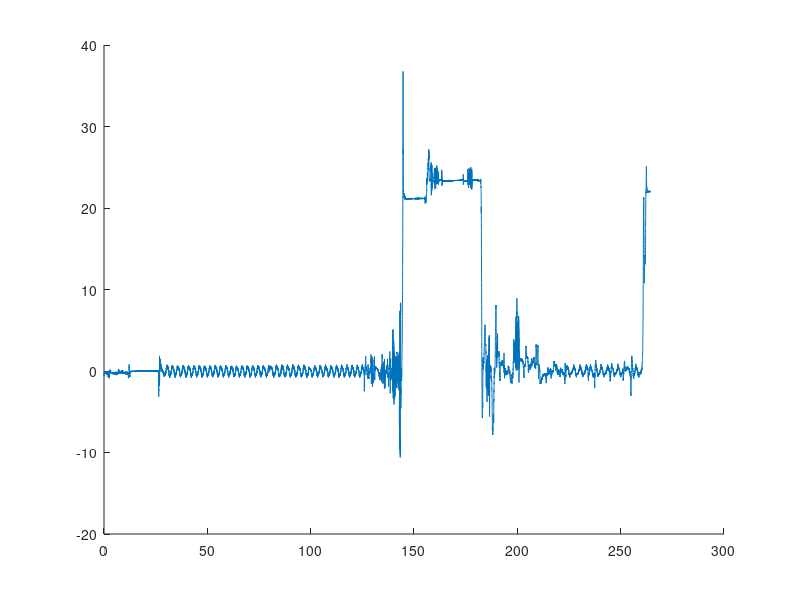

This figure's MATLAB source: (Note: this script raises an error after producing the figure.)
plot_dir = '../plots/Real_time/';
%% Plotting Default setpoint
close all;
load('sim_1_ALL_5_30.mat')
QR = 'Default';
set_pos = [80.125,99.11];
label = {'x_d','x_0'};
up_y = 0.5; down_y = -1; minx =75; maxx = 105; % axis definition
fig_ctrl = figure('units','normalized','outerposition',[0 0 1 1]);
hold on
plot(meas_ctrl.time,meas_ctrl.signals.values)
xline(set_pos,'-',label)
xlim([minx maxx]);
title(strcat(QR,', 15° set point, Real-time Output of Control signal u = -K*(x-x_d)'),'FontSize',25);
legend('$u_{control}$','Interpreter','latex');
xlabel('time [s]');ylabel('Voltage [V]');
saveas(fig_ctrl, strcat(plot_dir,'QR2_setpoint_control.png'));
fig_states = figure('units','normalized','outerposition',[0 0 1 1]);
subplot(4,1,1);hold on;
plot(meas_states.time, meas_states.signals.values(:,1));
xline(set_pos,'-',label);
title('Real-time Output of $\theta$ (equal to the state)','Interpreter','latex','FontSize',15)
xlim([minx maxx]);xlabel('time [s]');ylabel('angle [rad]');
subplot(4,1,2);hold on;
xline(set_pos,'-',label);
plot(meas_states.time, meas_states.signals.values(:,2));
title('Real-time Output of $\alpha$ (equal to the state)','Interpreter','latex','FontSize',15)
xlim([minx maxx]);xlabel('time [s]');ylabel('angle [rad]');
subplot(4,1,3);hold on;
xline(set_pos,'-',label);
plot(meas_states.time, meas_states.signals.values(:,3))
title('Real-time Output of $\dot{\theta}$ (equal to the state)','Interpreter','latex','FontSize',15)
xlim([minx maxx]);xlabel('time [s]');ylabel('angular velocity [rad/s]');
subplot(4,1,4);hold on;
xline(set_pos,'-',label);
plot(meas_states.time, meas_states.signals.values(:,4))
title('Real-time Output of $\dot{\alpha}$ (equal to the state)','Interpreter','latex','FontSize',15)
xlim([minx maxx]);xlabel('time [s]');ylabel('angular velocity [rad/s]');
sgtitle(strcat(QR,', 15° set point, Real-time Output of the estimated state'),'FontSize',25);
saveas(fig_states, strcat(plot_dir,'QR2_setpoint_states.png'));
%% Default Disturbance
close all;
load('sim_1_ALL_5_30.mat')
label = {'Dist','Dist','Dist','Dist'};
QR = 'Default';
set_pos =[237.355,244.875,251.19,254.9];
up_y = 0.5; down_y = -1; minx =230; maxx =260; % axis definition
fig_ctrl = figure('units','normalized','outerposition',[0 0 1 1]);
hold on
plot(meas_ctrl.time,meas_ctrl.signals.values)
xline(set_pos,'-',label)
xlim([minx maxx]);
title(strcat(QR,', Disturbance rejection, Real-time Output of Control signal u = -K*(x-x_d)'),'FontSize',25);
legend('$u_{control}$','Interpreter','latex');
xlabel('time [s]');ylabel('Voltage [V]');
saveas(fig_ctrl, strcat(plot_dir,'QR2_disturbance_control.png'));
fig_states = figure('units','normalized','outerposition',[0 0 1 1]);
subplot(4,1,1);hold on;
plot(meas_states.time, meas_states.signals.values(:,1));
xline(set_pos,'-',label);
title('Real-time Output of $\theta$ (equal to the state)','Interpreter','latex','FontSize',15)
xlim([minx maxx]);xlabel('time [s]');ylabel('angle [rad]');
subplot(4,1,2);hold on;
xline(set_pos,'-',label);
plot(meas_states.time, meas_states.signals.values(:,2));
title('Real-time Output of $\alpha$ (equal to the state)','Interpreter','latex','FontSize',15)
xlim([minx maxx]);xlabel('time [s]');ylabel('angle [rad]');
subplot(4,1,3);hold on;
xline(set_pos,'-',label);
plot(meas_states.time, meas_states.signals.values(:,3))
title('Real-time Output of $\dot{\theta}$ (equal to the state)','Interpreter','latex','FontSize',15)
xlim([minx maxx]);xlabel('time [s]');ylabel('angular velocity [rad/s]');
subplot(4,1,4);hold on;
xline(set_pos,'-',label);
plot(meas_states.time, meas_states.signals.values(:,4))
title('Real-time Output of $\dot{\alpha}$ (equal to the state)','Interpreter','latex','FontSize',15)
xlim([minx maxx]);xlabel('time [s]');ylabel('angular velocity [rad/s]');
sgtitle(strcat(QR,', Disturbance rejection, Real-time Output of the estimated state'),'FontSize',25);
saveas(fig_states, strcat(plot_dir,'QR2_disturbance_states.png'));
%% Plotting QR1 setpoint
close all;
load('sim_2_ALL_5_30.mat')
QR = 'QR1';
set_pos = [30.345,49.25];
label = {'x_d','x_0'};
up_y = 0.5; down_y = -1; minx =25; maxx = 55; % axis definition
fig_ctrl = figure('units','normalized','outerposition',[0 0 1 1]);
hold on
plot(meas_ctrl.time,meas_ctrl.signals.values)
xline(set_pos,'-',label)
xlim([minx maxx]);
title(strcat(QR,', 15° set point, Real-time Output of Control signal u = -K*(x-x_d)'),'FontSize',25);
legend('$u_{control}$','Interpreter','latex');
xlabel('time [s]');ylabel('Voltage [V]');
saveas(fig_ctrl, strcat(plot_dir,'QR2_setpoint_control.png'));
fig_states = figure('units','normalized','outerposition',[0 0 1 1]);
subplot(4,1,1);hold on;
plot(meas_states.time, meas_states.signals.values(:,1));
xline(set_pos,'-',label);
title('Real-time Output of $\theta$ (equal to the state)','Interpreter','latex','FontSize',15)
xlim([minx maxx]);xlabel('time [s]');ylabel('angle [rad]');
subplot(4,1,2);hold on;
xline(set_pos,'-',label);
plot(meas_states.time, meas_states.signals.values(:,2));
title('Real-time Output of $\alpha$ (equal to the state)','Interpreter','latex','FontSize',15)
xlim([minx maxx]);xlabel('time [s]');ylabel('angle [rad]');
subplot(4,1,3);hold on;
xline(set_pos,'-',label);
plot(meas_states.time, meas_states.signals.values(:,3))
title('Real-time Output of $\dot{\theta}$ (equal to the state)','Interpreter','latex','FontSize',15)
xlim([minx maxx]);xlabel('time [s]');ylabel('angular velocity [rad/s]');
subplot(4,1,4);hold on;
xline(set_pos,'-',label);
plot(meas_states.time, meas_states.signals.values(:,4))
title('Real-time Output of $\dot{\alpha}$ (equal to the state)','Interpreter','latex','FontSize',15)
xlim([minx maxx]);xlabel('time [s]');ylabel('angular velocity [rad/s]');
sgtitle(strcat(QR,', 15° set point, Real-time Output of the estimated state'),'FontSize',25);
saveas(fig_states, strcat(plot_dir,'QR2_setpoint_states.png'));
%% Plotting QR1 Disturbance
close all;
load('sim_2_ALL_5_30.mat')
label = {'Dist','Dist','Dist','Dist'};
QR = 'QR1';
set_pos =[82.86,86,92.99,97.15];
up_y = 0.5; down_y = -1; minx =70; maxx =100; % axis definition
fig_ctrl = figure('units','normalized','outerposition',[0 0 1 1]);
hold on
plot(meas_ctrl.time,meas_ctrl.signals.values)
xline(set_pos,'-',label)
xlim([minx maxx]);
title(strcat(QR,', Disturbance rejection, Real-time Output of Control signal u = -K*(x-x_d)'),'FontSize',25);
legend('$u_{control}$','Interpreter','latex');
xlabel('time [s]');ylabel('Voltage [V]');
saveas(fig_ctrl, strcat(plot_dir,'QR2_disturbance_control.png'));
fig_states = figure('units','normalized','outerposition',[0 0 1 1]);
subplot(4,1,1);hold on;
plot(meas_states.time, meas_states.signals.values(:,1));
xline(set_pos,'-',label);
title('Real-time Output of $\theta$ (equal to the state)','Interpreter','latex','FontSize',15)
xlim([minx maxx]);xlabel('time [s]');ylabel('angle [rad]');
subplot(4,1,2);hold on;
xline(set_pos,'-',label);
plot(meas_states.time, meas_states.signals.values(:,2));
title('Real-time Output of $\alpha$ (equal to the state)','Interpreter','latex','FontSize',15)
xlim([minx maxx]);xlabel('time [s]');ylabel('angle [rad]');
subplot(4,1,3);hold on;
xline(set_pos,'-',label);
plot(meas_states.time, meas_states.signals.values(:,3))
title('Real-time Output of $\dot{\theta}$ (equal to the state)','Interpreter','latex','FontSize',15)
xlim([minx maxx]);xlabel('time [s]');ylabel('angular velocity [rad/s]');
subplot(4,1,4);hold on;
xline(set_pos,'-',label);
plot(meas_states.time, meas_states.signals.values(:,4))
title('Real-time Output of $\dot{\alpha}$ (equal to the state)','Interpreter','latex','FontSize',15)
xlim([minx maxx]);xlabel('time [s]');ylabel('angular velocity [rad/s]');
sgtitle(strcat(QR,', Disturbance rejection, Real-time Output of the estimated state'),'FontSize',25);
saveas(fig_states, strcat(plot_dir,'QR2_disturbance_states.png'));
%% Plotting QR2 setpoint
close all;
load('sim_3_setpoint.mat')
QR = 'QR2';
set_pos = 32;
label = {'x_d'};
up_y = 0.5; down_y = -1; minx =20; maxx = 50; % axis definition
fig_ctrl = figure('units','normalized','outerposition',[0 0 1 1]);
hold on
plot(meas_ctrl.time,meas_ctrl.signals.values)
xline(set_pos,'-',label)
xlim([minx maxx]);
title(strcat(QR,', 15° set point, Real-time Output of Control signal u = -K*(x-x_d)'),'FontSize',25);
legend('$u_{control}$','Interpreter','latex');
xlabel('time [s]');ylabel('Voltage [V]');
saveas(fig_ctrl, strcat(plot_dir,'QR2_setpoint_control.png'));
fig_states = figure('units','normalized','outerposition',[0 0 1 1]);
subplot(4,1,1);hold on;
plot(meas_states.time, meas_states.signals.values(:,1));
xline(set_pos,'-',label);
title('Real-time Output of $\theta$ (equal to the state)','Interpreter','latex','FontSize',15)
xlim([minx maxx]);xlabel('time [s]');ylabel('angle [rad]');
subplot(4,1,2);hold on;
xline(set_pos,'-',label);
plot(meas_states.time, meas_states.signals.values(:,2));
title('Real-time Output of $\alpha$ (equal to the state)','Interpreter','latex','FontSize',15)
xlim([minx maxx]);xlabel('time [s]');ylabel('angle [rad]');
subplot(4,1,3);hold on;
xline(set_pos,'-',label);
plot(meas_states.time, meas_states.signals.values(:,3))
title('Real-time Output of $\dot{\theta}$ (equal to the state)','Interpreter','latex','FontSize',15)
xlim([minx maxx]);xlabel('time [s]');ylabel('angular velocity [rad/s]');
subplot(4,1,4);hold on;
xline(set_pos,'-',label);
plot(meas_states.time, meas_states.signals.values(:,4))
title('Real-time Output of $\dot{\alpha}$ (equal to the state)','Interpreter','latex','FontSize',15)
xlim([minx maxx]);xlabel('time [s]');ylabel('angular velocity [rad/s]');
sgtitle(strcat(QR,', 15° set point, Real-time Output of the estimated state'),'FontSize',25);
saveas(fig_states, strcat(plot_dir,'QR2_setpoint_states.png'));
%% Plotting QR2 Disturbance
close all;
load('sim_3_disturbance.mat')
label = {'Dist'};
QR = 'QR2';
set_pos =74.495;
up_y = 0.5; down_y = -1; minx =60; maxx =90; % axis definition
fig_ctrl = figure('units','normalized','outerposition',[0 0 1 1]);
hold on
plot(meas_ctrl.time,meas_ctrl.signals.values)
xline(set_pos,'-',label)
xlim([minx maxx]);
title(strcat(QR,', Disturbance rejection, Real-time Output of Control signal u = -K*(x-x_d)'),'FontSize',25);
legend('$u_{control}$','Interpreter','latex');
xlabel('time [s]');ylabel('Voltage [V]');
saveas(fig_ctrl, strcat(plot_dir,'QR2_disturbance_control.png'));
fig_states = figure('units','normalized','outerposition',[0 0 1 1]);
subplot(4,1,1);hold on;
plot(meas_states.time, meas_states.signals.values(:,1));
xline(set_pos,'-',label);
title('Real-time Output of $\theta$ (equal to the state)','Interpreter','latex','FontSize',15)
xlim([minx maxx]);xlabel('time [s]');ylabel('angle [rad]');
subplot(4,1,2);hold on;
xline(set_pos,'-',label);
plot(meas_states.time, meas_states.signals.values(:,2));
title('Real-time Output of $\alpha$ (equal to the state)','Interpreter','latex','FontSize',15)
xlim([minx maxx]);xlabel('time [s]');ylabel('angle [rad]');
subplot(4,1,3);hold on;
xline(set_pos,'-',label);
plot(meas_states.time, meas_states.signals.values(:,3))
title('Real-time Output of $\dot{\theta}$ (equal to the state)','Interpreter','latex','FontSize',15)
xlim([minx maxx]);xlabel('time [s]');ylabel('angular velocity [rad/s]');
subplot(4,1,4);hold on;
xline(set_pos,'-',label);
plot(meas_states.time, meas_states.signals.values(:,4))
title('Real-time Output of $\dot{\alpha}$ (equal to the state)','Interpreter','latex','FontSize',15)
xlim([minx maxx]);xlabel('time [s]');ylabel('angular velocity [rad/s]');
sgtitle(strcat(QR,', Disturbance rejection, Real-time Output of the estimated state'),'FontSize',25);
saveas(fig_states, strcat(plot_dir,'QR2_disturbance_states.png'));
%% Plotting QR4 setpoint
close all;
load('sim_5_setpoint.mat')
label = {'x_d','x_0','x_d'};
set_pos1 = 14.365;
set_pos2 = 19.485;
set_pos3 = 24.335;
QR = 'QR4';
set_pos = [set_pos1,set_pos2,set_pos3];
up_y = 0.5; down_y = -1; minx =10; maxx = 40; % axis definition
fig_ctrl = figure('units','normalized','outerposition',[0 0 1 1]);
hold on
plot(meas_ctrl.time,meas_ctrl.signals.values)
xline(set_pos,'-',label)
xlim([minx maxx]);
title(strcat(QR,', 15° set point, Real-time Output of Control signal u = -K*(x-x_d)'),'FontSize',25);
legend('$u_{control}$','Interpreter','latex');
xlabel('time [s]');ylabel('Voltage [V]');
saveas(fig_ctrl, strcat(plot_dir,'QR4_setpoint_control.png'));
fig_states = figure('units','normalized','outerposition',[0 0 1 1]);
subplot(4,1,1);hold on;
plot(meas_states.time, meas_states.signals.values(:,1));
xline(set_pos,'-',label);
title('Real-time Output of $\theta$ (equal to the state)','Interpreter','latex','FontSize',15)
xlim([minx maxx]);xlabel('time [s]');ylabel('angle [rad]');
subplot(4,1,2);hold on;
xline(set_pos,'-',label);
plot(meas_states.time, meas_states.signals.values(:,2));
title('Real-time Output of $\alpha$ (equal to the state)','Interpreter','latex','FontSize',15)
xlim([minx maxx]);xlabel('time [s]');ylabel('angle [rad]');
subplot(4,1,3);hold on;
xline(set_pos,'-',label);
plot(meas_states.time, meas_states.signals.values(:,3))
title('Real-time Output of $\dot{\theta}$ (equal to the state)','Interpreter','latex','FontSize',15)
xlim([minx maxx]);xlabel('time [s]');ylabel('angular velocity [rad/s]');
subplot(4,1,4);hold on;
xline(set_pos,'-',label);
plot(meas_states.time, meas_states.signals.values(:,4))
title('Real-time Output of $\dot{\alpha}$ (equal to the state)','Interpreter','latex','FontSize',15)
xlim([minx maxx]);xlabel('time [s]');ylabel('angular velocity [rad/s]');
sgtitle(strcat(QR,', 15° set point, Real-time Output of the estimated state'),'FontSize',25);
saveas(fig_states, strcat(plot_dir,'QR4_setpoint_states.png'));
close all;
%% Plotting QR4 Disturbance
close all;
load('sim_5_disturbance.mat')
label = {'Dist'};
set_pos =77.9;
QR = 'QR4';
up_y = 0.5; down_y = -1; minx =73; maxx =103; % axis definition
fig_ctrl = figure('units','normalized','outerposition',[0 0 1 1]);
hold on
plot(meas_ctrl.time,meas_ctrl.signals.values)
xline(set_pos,'-',label)
xlim([minx maxx]);
title(strcat(QR,', Disturbance rejection, Real-time Output of Control signal u = -K*(x-x_d)'),'FontSize',25);
legend('$u_{control}$','Interpreter','latex');
xlabel('time [s]');ylabel('Voltage [V]');
saveas(fig_ctrl, strcat(plot_dir,'QR4_disturbance_control.png'));
fig_states = figure('units','normalized','outerposition',[0 0 1 1]);
subplot(4,1,1);hold on;
plot(meas_states.time, meas_states.signals.values(:,1));
xline(set_pos,'-',label);
title('Real-time Output of $\theta$ (equal to the state)','Interpreter','latex','FontSize',15)
xlim([minx maxx]);xlabel('time [s]');ylabel('angle [rad]');
subplot(4,1,2);hold on;
xline(set_pos,'-',label);
plot(meas_states.time, meas_states.signals.values(:,2));
title('Real-time Output of $\alpha$ (equal to the state)','Interpreter','latex','FontSize',15)
xlim([minx maxx]);xlabel('time [s]');ylabel('angle [rad]');
subplot(4,1,3);hold on;
xline(set_pos,'-',label);
plot(meas_states.time, meas_states.signals.values(:,3))
title('Real-time Output of $\dot{\theta}$ (equal to the state)','Interpreter','latex','FontSize',15)
xlim([minx maxx]);xlabel('time [s]');ylabel('angular velocity [rad/s]');
subplot(4,1,4);hold on;
xline(set_pos,'-',label);
plot(meas_states.time, meas_states.signals.values(:,4))
title('Real-time Output of $\dot{\alpha}$ (equal to the state)','Interpreter','latex','FontSize',15)
xlim([minx maxx]);xlabel('time [s]');ylabel('angular velocity [rad/s]');
sgtitle(strcat(QR,', Disturbance rejection, Real-time Output of the estimated state'),'FontSize',25);
saveas(fig_states, strcat(plot_dir,'QR4_disturbance_states.png'));
%% Plotting QR5 setpoint
close all;
load('sim_6_setpoint.mat')
QR = 'QR5';
label = {'x_d','x_0','x_d'};
set_pos1 = 26.55;
set_pos2 = 39.1;
set_pos3 = 60;
set_pos = [set_pos1,set_pos2,set_pos3];
up_y = 0.5; down_y = -1; minx =20; maxx = 50; % axis definition
fig_ctrl = figure('units','normalized','outerposition',[0 0 1 1]);
hold on
plot(meas_ctrl.time,meas_ctrl.signals.values)
xline(set_pos,'-',label)
xlim([minx maxx]);
title(strcat(QR,', 15° set point, Real-time Output of Control signal u = -K*(x-x_d)'),'FontSize',25);
legend('$u_{control}$','Interpreter','latex');
xlabel('time [s]');ylabel('Voltage [V]');
saveas(fig_ctrl, strcat(plot_dir,QR,'_setpoint_control.png'));
fig_states = figure('units','normalized','outerposition',[0 0 1 1]);
subplot(4,1,1);hold on;
plot(meas_states.time, meas_states.signals.values(:,1));
xline(set_pos,'-',label);
title('Real-time Output of $\theta$ (equal to the state)','Interpreter','latex','FontSize',15)
xlim([minx maxx]);xlabel('time [s]');ylabel('angle [rad]');
subplot(4,1,2);hold on;
xline(set_pos,'-',label);
plot(meas_states.time, meas_states.signals.values(:,2));
title('Real-time Output of $\alpha$ (equal to the state)','Interpreter','latex','FontSize',15)
xlim([minx maxx]);xlabel('time [s]');ylabel('angle [rad]');
subplot(4,1,3);hold on;
xline(set_pos,'-',label);
plot(meas_states.time, meas_states.signals.values(:,3))
title('Real-time Output of $\dot{\theta}$ (equal to the state)','Interpreter','latex','FontSize',15)
xlim([minx maxx]);xlabel('time [s]');ylabel('angular velocity [rad/s]');
subplot(4,1,4);hold on;
xline(set_pos,'-',label);
plot(meas_states.time, meas_states.signals.values(:,4))
title('Real-time Output of $\dot{\alpha}$ (equal to the state)','Interpreter','latex','FontSize',15)
xlim([minx maxx]);xlabel('time [s]');ylabel('angular velocity [rad/s]');
sgtitle(strcat(QR,', 15° set point, Real-time Output of the estimated state'),'FontSize',25);
saveas(fig_states, strcat(plot_dir,QR,'_setpoint_states.png'));
%% Plotting QR5 Disturbance
close all;
load('sim_6_disturbance.mat')
label = {'Dist', 'Dist'};
QR = 'QR5';
set_pos =[33.27,55];
up_y = 0.5; down_y = -1; minx =30; maxx =70; % axis definition
fig_ctrl = figure('units','normalized','outerposition',[0 0 1 1]);
hold on
plot(meas_ctrl.time,meas_ctrl.signals.values)
xline(set_pos,'-',label)
xlim([minx maxx]);
title(strcat(QR,', Disturbance rejection, Real-time Output of Control signal u = -K*(x-x_d)'),'FontSize',25);
legend('$u_{control}$','Interpreter','latex');
xlabel('time [s]');ylabel('Voltage [V]');
saveas(fig_ctrl, strcat(plot_dir,QR,'_disturbance_control.png'));
fig_states = figure('units','normalized','outerposition',[0 0 1 1]);
subplot(4,1,1);hold on;
plot(meas_states.time, meas_states.signals.values(:,1));
xline(set_pos,'-',label);
title('Real-time Output of $\theta$ (equal to the state)','Interpreter','latex','FontSize',15)
xlim([minx maxx]);xlabel('time [s]');ylabel('angle [rad]');
subplot(4,1,2);hold on;
xline(set_pos,'-',label);
plot(meas_states.time, meas_states.signals.values(:,2));
title('Real-time Output of $\alpha$ (equal to the state)','Interpreter','latex','FontSize',15)
xlim([minx maxx]);xlabel('time [s]');ylabel('angle [rad]');
subplot(4,1,3);hold on;
xline(set_pos,'-',label);
plot(meas_states.time, meas_states.signals.values(:,3))
title('Real-time Output of $\dot{\theta}$ (equal to the state)','Interpreter','latex','FontSize',15)
xlim([minx maxx]);xlabel('time [s]');ylabel('angular velocity [rad/s]');
subplot(4,1,4);hold on;
xline(set_pos,'-',label);
plot(meas_states.time, meas_states.signals.values(:,4))
title('Real-time Output of $\dot{\alpha}$ (equal to the state)','Interpreter','latex','FontSize',15)
xlim([minx maxx]);xlabel('time [s]');ylabel('angular velocity [rad/s]');
sgtitle(strcat(QR,', Disturbance rejection, Real-time Output of the estimated state'),'FontSize',25);
saveas(fig_states, strcat(plot_dir,QR,'_disturbance_states.png'));
%% Plotting QR6 setpoint
close all;
load('sim_7_setpoint.mat')
QR = 'QR6';
label = {'x_d','x_0','x_d'};
set_pos1 = 21.75;
set_pos2 = 45;
set_pos3 = 60;
set_pos = [set_pos1,set_pos2,set_pos3];
up_y = 0.5; down_y = -1; minx =10; maxx = 40; % axis definition
fig_ctrl = figure('units','normalized','outerposition',[0 0 1 1]);
hold on
plot(meas_ctrl.time,meas_ctrl.signals.values)
xline(set_pos,'-',label)
xlim([minx maxx]);
title(strcat(QR,', 15° set point, Real-time Output of Control signal u = -K*(x-x_d)'),'FontSize',25);
legend('$u_{control}$','Interpreter','latex');
xlabel('time [s]');ylabel('Voltage [V]');
saveas(fig_ctrl, strcat(plot_dir,QR,'_setpoint_control.png'));
fig_states = figure('units','normalized','outerposition',[0 0 1 1]);
subplot(4,1,1);hold on;
plot(meas_states.time, meas_states.signals.values(:,1));
xline(set_pos,'-',label);
title('Real-time Output of $\theta$ (equal to the state)','Interpreter','latex','FontSize',15)
xlim([minx maxx]);xlabel('time [s]');ylabel('angle [rad]');
subplot(4,1,2);hold on;
xline(set_pos,'-',label);
plot(meas_states.time, meas_states.signals.values(:,2));
title('Real-time Output of $\alpha$ (equal to the state)','Interpreter','latex','FontSize',15)
xlim([minx maxx]);xlabel('time [s]');ylabel('angle [rad]');
subplot(4,1,3);hold on;
xline(set_pos,'-',label);
plot(meas_states.time, meas_states.signals.values(:,3))
title('Real-time Output of $\dot{\theta}$ (equal to the state)','Interpreter','latex','FontSize',15)
xlim([minx maxx]);xlabel('time [s]');ylabel('angular velocity [rad/s]');
subplot(4,1,4);hold on;
xline(set_pos,'-',label);
plot(meas_states.time, meas_states.signals.values(:,4))
title('Real-time Output of $\dot{\alpha}$ (equal to the state)','Interpreter','latex','FontSize',15)
xlim([minx maxx]);xlabel('time [s]');ylabel('angular velocity [rad/s]');
sgtitle(strcat(QR,', 15° set point, Real-time Output of the estimated state'),'FontSize',25);
saveas(fig_states, strcat(plot_dir,QR,'_setpoint_states.png'));
%% Plotting QR6 Disturbance
close all;
load('sim_7_disturbance.mat')
label = {'Dist', 'Dist','Dist','Dist','Dist','Dist'};
QR = 'QR6';
set_pos =[52.33,56.405,59.24,62.135,66.954,70.59];
up_y = 0.5; down_y = -1; minx =50; maxx =80; % axis definition
fig_ctrl = figure('units','normalized','outerposition',[0 0 1 1]);
hold on
plot(meas_ctrl.time,meas_ctrl.signals.values)
xline(set_pos,'-',label)
xlim([minx maxx]);
title(strcat(QR,', Disturbance rejection, Real-time Output of Control signal u = -K*(x-x_d)'),'FontSize',25);
legend('$u_{control}$','Interpreter','latex');
xlabel('time [s]');ylabel('Voltage [V]');
saveas(fig_ctrl, strcat(plot_dir,QR,'_disturbance_control.png'));
fig_states = figure('units','normalized','outerposition',[0 0 1 1]);
subplot(4,1,1);hold on;
plot(meas_states.time, meas_states.signals.values(:,1));
xline(set_pos,'-',label);
title('Real-time Output of $\theta$ (equal to the state)','Interpreter','latex','FontSize',15)
xlim([minx maxx]);xlabel('time [s]');ylabel('angle [rad]');
subplot(4,1,2);hold on;
xline(set_pos,'-',label);
plot(meas_states.time, meas_states.signals.values(:,2));
title('Real-time Output of $\alpha$ (equal to the state)','Interpreter','latex','FontSize',15)
xlim([minx maxx]);xlabel('time [s]');ylabel('angle [rad]');
subplot(4,1,3);hold on;
xline(set_pos,'-',label);
plot(meas_states.time, meas_states.signals.values(:,3))
title('Real-time Output of $\dot{\theta}$ (equal to the state)','Interpreter','latex','FontSize',15)
xlim([minx maxx]);xlabel('time [s]');ylabel('angular velocity [rad/s]');
subplot(4,1,4);hold on;
xline(set_pos,'-',label);
plot(meas_states.time, meas_states.signals.values(:,4))
title('Real-time Output of $\dot{\alpha}$ (equal to the state)','Interpreter','latex','FontSize',15)
xlim([minx maxx]);xlabel('time [s]');ylabel('angular velocity [rad/s]');
sgtitle(strcat(QR,', Disturbance rejection, Real-time Output of the estimated state'),'FontSize',25);
saveas(fig_states, strcat(plot_dir,QR,'_disturbance_states.png'));
%% Plotting QR7 Disturbance
close all;
load('sim_8_ALL_5_30.mat')
label = {'Dist', 'Dist','Dist'};
QR = 'QR7';
set_pos =[46.38,49.43,53];
up_y = 0.5; down_y = -1; minx =40; maxx =60; % axis definition
fig_ctrl = figure('units','normalized','outerposition',[0 0 1 1]);
hold on
plot(meas_ctrl.time,meas_ctrl.signals.values)
xline(set_pos,'-',label)
xlim([minx maxx]);
title(strcat(QR,', Disturbance rejection, Real-time Output of Control signal u = -K*(x-x_d)'),'FontSize',25);
legend('$u_{control}$','Interpreter','latex');
xlabel('time [s]');ylabel('Voltage [V]');
saveas(fig_ctrl, strcat(plot_dir,QR,'_disturbance_control.png'));
fig_states = figure('units','normalized','outerposition',[0 0 1 1]);
subplot(4,1,1);hold on;
plot(meas_states.time, meas_states.signals.values(:,1));
xline(set_pos,'-',label);
title('Real-time Output of $\theta$ (equal to the state)','Interpreter','latex','FontSize',15)
xlim([minx maxx]);xlabel('time [s]');ylabel('angle [rad]');
subplot(4,1,2);hold on;
xline(set_pos,'-',label);
plot(meas_states.time, meas_states.signals.values(:,2));
title('Real-time Output of $\alpha$ (equal to the state)','Interpreter','latex','FontSize',15)
xlim([minx maxx]);xlabel('time [s]');ylabel('angle [rad]');
subplot(4,1,3);hold on;
xline(set_pos,'-',label);
plot(meas_states.time, meas_states.signals.values(:,3))
title('Real-time Output of $\dot{\theta}$ (equal to the state)','Interpreter','latex','FontSize',15)
xlim([minx maxx]);xlabel('time [s]');ylabel('angular velocity [rad/s]');
subplot(4,1,4);hold on;
xline(set_pos,'-',label);
plot(meas_states.time, meas_states.signals.values(:,4))
title('Real-time Output of $\dot{\alpha}$ (equal to the state)','Interpreter','latex','FontSize',15)
xlim([minx maxx]);xlabel('time [s]');ylabel('angular velocity [rad/s]');
sgtitle(strcat(QR,', Disturbance rejection, Real-time Output of the estimated state'),'FontSize',25);
saveas(fig_states, strcat(plot_dir,QR,'_disturbance_states.png'));
%% Plotting QR7 setpoint
close all;
load('sim_8_setpoint.mat')
QR = 'QR7';
label = {'x_d','x_0','x_d'};
set_pos1 = 57.13;
set_pos2 = 100;
set_pos3 = 120;
set_pos = [set_pos1,set_pos2,set_pos3];
up_y = 0.5; down_y = -1; minx =50; maxx = 80; % axis definition
fig_ctrl = figure('units','normalized','outerposition',[0 0 1 1]);
hold on
plot(meas_ctrl.time,meas_ctrl.signals.values)
xline(set_pos,'-',label)
xlim([minx maxx]);
title(strcat(QR,', 15° set point, Real-time Output of Control signal u = -K*(x-x_d)'),'FontSize',25);
legend('$u_{control}$','Interpreter','latex');
xlabel('time [s]');ylabel('Voltage [V]');
saveas(fig_ctrl, strcat(plot_dir,QR,'_setpoint_control.png'));
fig_states = figure('units','normalized','outerposition',[0 0 1 1]);
subplot(4,1,1);hold on;
plot(meas_states.time, meas_states.signals.values(:,1));
xline(set_pos,'-',label);
title('Real-time Output of $\theta$ (equal to the state)','Interpreter','latex','FontSize',15)
xlim([minx maxx]);xlabel('time [s]');ylabel('angle [rad]');
subplot(4,1,2);hold on;
xline(set_pos,'-',label);
plot(meas_states.time, meas_states.signals.values(:,2));
title('Real-time Output of $\alpha$ (equal to the state)','Interpreter','latex','FontSize',15)
xlim([minx maxx]);xlabel('time [s]');ylabel('angle [rad]');
subplot(4,1,3);hold on;
xline(set_pos,'-',label);
plot(meas_states.time, meas_states.signals.values(:,3))
title('Real-time Output of $\dot{\theta}$ (equal to the state)','Interpreter','latex','FontSize',15)
xlim([minx maxx]);xlabel('time [s]');ylabel('angular velocity [rad/s]');
subplot(4,1,4);hold on;
xline(set_pos,'-',label);
plot(meas_states.time, meas_states.signals.values(:,4))
title('Real-time Output of $\dot{\alpha}$ (equal to the state)','Interpreter','latex','FontSize',15)
xlim([minx maxx]);xlabel('time [s]');ylabel('angular velocity [rad/s]');
sgtitle(strcat(QR,', 15° set point, Real-time Output of the estimated state'),'FontSize',25);
saveas(fig_states, strcat(plot_dir,QR,'_setpoint_states.png'));
%% Plotting QR8 setpoint
close all;
load('sim_9_setpoint.mat')
QR = 'QR8';
label = {'x_d','x_0','x_d'};
set_pos1 = 64.21;
set_pos2 = 40;
set_pos3 = 80;
set_pos = [set_pos1,set_pos2,set_pos3];
up_y = 0.5; down_y = -1; minx =50; maxx = 80; % axis definition
fig_ctrl = figure('units','normalized','outerposition',[0 0 1 1]);
hold on
plot(meas_ctrl.time,meas_ctrl.signals.values)
xline(set_pos,'-',label)
xlim([minx maxx]);
title(strcat(QR,', 15° set point, Real-time Output of Control signal u = -K*(x-x_d)'),'FontSize',25);
legend('$u_{control}$','Interpreter','latex');
xlabel('time [s]');ylabel('Voltage [V]');
saveas(fig_ctrl, strcat(plot_dir,QR,'_setpoint_control.png'));
fig_states = figure('units','normalized','outerposition',[0 0 1 1]);
subplot(4,1,1);hold on;
plot(meas_states.time, meas_states.signals.values(:,1));
xline(set_pos,'-',label);
title('Real-time Output of $\theta$ (equal to the state)','Interpreter','latex','FontSize',15)
xlim([minx maxx]);xlabel('time [s]');ylabel('angle [rad]');
subplot(4,1,2);hold on;
xline(set_pos,'-',label);
plot(meas_states.time, meas_states.signals.values(:,2));
title('Real-time Output of $\alpha$ (equal to the state)','Interpreter','latex','FontSize',15)
xlim([minx maxx]);xlabel('time [s]');ylabel('angle [rad]');
subplot(4,1,3);hold on;
xline(set_pos,'-',label);
plot(meas_states.time, meas_states.signals.values(:,3))
title('Real-time Output of $\dot{\theta}$ (equal to the state)','Interpreter','latex','FontSize',15)
xlim([minx maxx]);xlabel('time [s]');ylabel('angular velocity [rad/s]');
subplot(4,1,4);hold on;
xline(set_pos,'-',label);
plot(meas_states.time, meas_states.signals.values(:,4))
title('Real-time Output of $\dot{\alpha}$ (equal to the state)','Interpreter','latex','FontSize',15)
xlim([minx maxx]);xlabel('time [s]');ylabel('angular velocity [rad/s]');
sgtitle(strcat(QR,', 15° set point, Real-time Output of the estimated state'),'FontSize',25);
saveas(fig_states, strcat(plot_dir,QR,'_setpoint_states.png'));
%% Plotting QR8 Disturbance
close all;
load('sim_9_ALL_5_30.mat')
label = {'Dist', 'Dist','Dist'};
QR = 'QR8';
set_pos =[53.775,55.75,58.8];
up_y = 0.5; down_y = -1; minx =50; maxx =65; % axis definition
fig_ctrl = figure('units','normalized','outerposition',[0 0 1 1]);
hold on
plot(meas_ctrl.time,meas_ctrl.signals.values)
xline(set_pos,'-',label)
xlim([minx maxx]);
title(strcat(QR,', Disturbance rejection, Real-time Output of Control signal u = -K*(x-x_d)'),'FontSize',25);
legend('$u_{control}$','Interpreter','latex');
xlabel('time [s]');ylabel('Voltage [V]');
saveas(fig_ctrl, strcat(plot_dir,QR,'_disturbance_control.png'));
fig_states = figure('units','normalized','outerposition',[0 0 1 1]);
subplot(4,1,1);hold on;
plot(meas_states.time, meas_states.signals.values(:,1));
xline(set_pos,'-',label);
title('Real-time Output of $\theta$ (equal to the state)','Interpreter','latex','FontSize',15)
xlim([minx maxx]);xlabel('time [s]');ylabel('angle [rad]');
subplot(4,1,2);hold on;
xline(set_pos,'-',label);
plot(meas_states.time, meas_states.signals.values(:,2));
title('Real-time Output of $\alpha$ (equal to the state)','Interpreter','latex','FontSize',15)
xlim([minx maxx]);xlabel('time [s]');ylabel('angle [rad]');
subplot(4,1,3);hold on;
xline(set_pos,'-',label);
plot(meas_states.time, meas_states.signals.values(:,3))
title('Real-time Output of $\dot{\theta}$ (equal to the state)','Interpreter','latex','FontSize',15)
xlim([minx maxx]);xlabel('time [s]');ylabel('angular velocity [rad/s]');
subplot(4,1,4);hold on;
xline(set_pos,'-',label);
plot(meas_states.time, meas_states.signals.values(:,4))
title('Real-time Output of $\dot{\alpha}$ (equal to the state)','Interpreter','latex','FontSize',15)
xlim([minx maxx]);xlabel('time [s]');ylabel('angular velocity [rad/s]');
sgtitle(strcat(QR,', Disturbance rejection, Real-time Output of the estimated state'),'FontSize',25);
saveas(fig_states, strcat(plot_dir,QR,'_disturbance_states.png'));
%% Plotting QR9 disturbance 15
close all;
load('sim_10_BEST_ALL.mat')
QR = 'QR9';
label = {'Dist','Dist','Dist'};
set_pos1 = 64.21;
set_pos2 = 40.42;
set_pos3 = 80;
set_pos = [set_pos1,set_pos2,set_pos3];
up_y = 0.5; down_y = -1; minx =30; maxx = 50; % axis definition
fig_ctrl = figure('units','normalized','outerposition',[0 0 1 1]);
hold on
plot(meas_ctrl.time,meas_ctrl.signals.values)
xline(set_pos,'-',label)
xlim([minx maxx]);
title(strcat(QR,', Disturbance rejection, Real-time Output of Control signal u = -K*(x-x_d)'),'FontSize',25);
legend('$u_{control}$','Interpreter','latex');
xlabel('time [s]');ylabel('Voltage [V]');
saveas(fig_ctrl, strcat(plot_dir,QR,'_disturbance_control.png'));
fig_states = figure('units','normalized','outerposition',[0 0 1 1]);
subplot(4,1,1);hold on;
plot(meas_states.time, meas_states.signals.values(:,1));
xline(set_pos,'-',label);
title('Real-time Output of $\theta$ (equal to the state)','Interpreter','latex','FontSize',15)
xlim([minx maxx]);xlabel('time [s]');ylabel('angle [rad]');
subplot(4,1,2);hold on;
xline(set_pos,'-',label);
plot(meas_states.time, meas_states.signals.values(:,2));
title('Real-time Output of $\alpha$ (equal to the state)','Interpreter','latex','FontSize',15)
xlim([minx maxx]);xlabel('time [s]');ylabel('angle [rad]');
subplot(4,1,3);hold on;
xline(set_pos,'-',label);
plot(meas_states.time, meas_states.signals.values(:,3))
title('Real-time Output of $\dot{\theta}$ (equal to the state)','Interpreter','latex','FontSize',15)
xlim([minx maxx]);xlabel('time [s]');ylabel('angular velocity [rad/s]');
subplot(4,1,4);hold on;
xline(set_pos,'-',label);
plot(meas_states.time, meas_states.signals.values(:,4))
title('Real-time Output of $\dot{\alpha}$ (equal to the state)','Interpreter','latex','FontSize',15)
xlim([minx maxx]);xlabel('time [s]');ylabel('angular velocity [rad/s]');
sgtitle(strcat(QR,', Disturbance rejection, Real-time Output of the estimated state'),'FontSize',25);
saveas(fig_states, strcat(plot_dir,QR,'_disturbance_states.png'));
%% Plotting QR9 setpoint 15
close all;
load('sim_10_BEST_ALL.mat')
QR = 'QR9';
label = {'x_d','x_0','x_d'};
set_pos1 = 71.615;
set_pos2 = 40;
set_pos3 = 150;
set_pos = [set_pos1,set_pos2,set_pos3];
up_y = 0.5; down_y = -1; minx =60; maxx = 90; % axis definition
fig_ctrl = figure('units','normalized','outerposition',[0 0 1 1]);
hold on
plot(meas_ctrl.time,meas_ctrl.signals.values)
xline(set_pos,'-',label)
xlim([minx maxx]);
title(strcat(QR,', 15° set point, Real-time Output of Control signal u = -K*(x-x_d)'),'FontSize',25);
legend('$u_{control}$','Interpreter','latex');
xlabel('time [s]');ylabel('Voltage [V]');
saveas(fig_ctrl, strcat(plot_dir,QR,'_setpoint_control.png'));
fig_states = figure('units','normalized','outerposition',[0 0 1 1]);
subplot(4,1,1);hold on;
plot(meas_states.time, meas_states.signals.values(:,1));
xline(set_pos,'-',label);
title('Real-time Output of $\theta$ (equal to the state)','Interpreter','latex','FontSize',15)
xlim([minx maxx]);xlabel('time [s]');ylabel('angle [rad]');
subplot(4,1,2);hold on;
xline(set_pos,'-',label);
plot(meas_states.time, meas_states.signals.values(:,2));
title('Real-time Output of $\alpha$ (equal to the state)','Interpreter','latex','FontSize',15)
xlim([minx maxx]);xlabel('time [s]');ylabel('angle [rad]');
subplot(4,1,3);hold on;
xline(set_pos,'-',label);
plot(meas_states.time, meas_states.signals.values(:,3))
title('Real-time Output of $\dot{\theta}$ (equal to the state)','Interpreter','latex','FontSize',15)
xlim([minx maxx]);xlabel('time [s]');ylabel('angular velocity [rad/s]');
subplot(4,1,4);hold on;
xline(set_pos,'-',label);
plot(meas_states.time, meas_states.signals.values(:,4))
title('Real-time Output of $\dot{\alpha}$ (equal to the state)','Interpreter','latex','FontSize',15)
xlim([minx maxx]);xlabel('time [s]');ylabel('angular velocity [rad/s]');
sgtitle(strcat(QR,', 15° set point, Real-time Output of the estimated state'),'FontSize',25);
saveas(fig_states, strcat(plot_dir,QR,'_setpoint_states.png'));
%% Plotting QR9 setpoint 30
close all;
load('sim_10_dist_30_new_5_30.mat')
QR = 'QR9';
label = {'x_d','x_0','x_d'};
set_pos1 = 19.305;
set_pos2 = 43.64;
set_pos3 = 150;
set_pos = [set_pos1,set_pos2,set_pos3];
up_y = 0.5; down_y = -1; minx =15; maxx = 50; % axis definition
fig_ctrl = figure('units','normalized','outerposition',[0 0 1 1]);
hold on
plot(meas_ctrl.time,meas_ctrl.signals.values)
xline(set_pos,'-',label)
xlim([minx maxx]);
title(strcat(QR,', 30° set point, Real-time Output of Control signal u = -K*(x-x_d)'),'FontSize',25);
legend('$u_{control}$','Interpreter','latex');
xlabel('time [s]');ylabel('Voltage [V]');
saveas(fig_ctrl, strcat(plot_dir,QR,'_setpoint_control_30deg.png'));
fig_states = figure('units','normalized','outerposition',[0 0 1 1]);
subplot(4,1,1);hold on;
plot(meas_states.time, meas_states.signals.values(:,1));
xline(set_pos,'-',label);
title('Real-time Output of $\theta$ (equal to the state)','Interpreter','latex','FontSize',15)
xlim([minx maxx]);xlabel('time [s]');ylabel('angle [rad]');
subplot(4,1,2);hold on;
xline(set_pos,'-',label);
plot(meas_states.time, meas_states.signals.values(:,2));
title('Real-time Output of $\alpha$ (equal to the state)','Interpreter','latex','FontSize',15)
xlim([minx maxx]);xlabel('time [s]');ylabel('angle [rad]');
subplot(4,1,3);hold on;
xline(set_pos,'-',label);
plot(meas_states.time, meas_states.signals.values(:,3))
title('Real-time Output of $\dot{\theta}$ (equal to the state)','Interpreter','latex','FontSize',15)
xlim([minx maxx]);xlabel('time [s]');ylabel('angular velocity [rad/s]');
subplot(4,1,4);hold on;
xline(set_pos,'-',label);
plot(meas_states.time, meas_states.signals.values(:,4))
title('Real-time Output of $\dot{\alpha}$ (equal to the state)','Interpreter','latex','FontSize',15)
xlim([minx maxx]);xlabel('time [s]');ylabel('angular velocity [rad/s]');
sgtitle(strcat(QR,', 30° set point, Real-time Output of the estimated state'),'FontSize',25);
saveas(fig_states, strcat(plot_dir,QR,'_setpoint_states_30deg.png'));
%% Plotting QR9 setpoint 45
close all;
load('sim_10_dist_45_new_5_30.mat')
QR = 'QR9';
label = {'x_d','x_0','x_d'};
set_pos1 = 26.615;
set_pos2 = 120;
set_pos3 = 150;
set_pos = [set_pos1,set_pos2,set_pos3];
up_y = 0.5; down_y = -1; minx =20; maxx = 60; % axis definition
fig_ctrl = figure('units','normalized','outerposition',[0 0 1 1]);
hold on
plot(meas_ctrl.time,meas_ctrl.signals.values)
xline(set_pos,'-',label)
xlim([minx maxx]);
title(strcat(QR,', 45° set point, Real-time Output of Control signal u = -K*(x-x_d)'),'FontSize',25);
legend('$u_{control}$','Interpreter','latex');
xlabel('time [s]');ylabel('Voltage [V]');
saveas(fig_ctrl, strcat(plot_dir,QR,'_setpoint_control_45deg.png'));
fig_states = figure('units','normalized','outerposition',[0 0 1 1]);
subplot(4,1,1);hold on;
plot(meas_states.time, meas_states.signals.values(:,1));
xline(set_pos,'-',label);
title('Real-time Output of $\theta$ (equal to the state)','Interpreter','latex','FontSize',15)
xlim([minx maxx]);xlabel('time [s]');ylabel('angle [rad]');
subplot(4,1,2);hold on;
xline(set_pos,'-',label);
plot(meas_states.time, meas_states.signals.values(:,2));
title('Real-time Output of $\alpha$ (equal to the state)','Interpreter','latex','FontSize',15)
xlim([minx maxx]);xlabel('time [s]');ylabel('angle [rad]');
subplot(4,1,3);hold on;
xline(set_pos,'-',label);
plot(meas_states.time, meas_states.signals.values(:,3))
title('Real-time Output of $\dot{\theta}$ (equal to the state)','Interpreter','latex','FontSize',15)
xlim([minx maxx]);xlabel('time [s]');ylabel('angular velocity [rad/s]');
subplot(4,1,4);hold on;
xline(set_pos,'-',label);
plot(meas_states.time, meas_states.signals.values(:,4))
title('Real-time Output of $\dot{\alpha}$ (equal to the state)','Interpreter','latex','FontSize',15)
xlim([minx maxx]);xlabel('time [s]');ylabel('angular velocity [rad/s]');
sgtitle(strcat(QR,', 45° set point, Real-time Output of the estimated state'),'FontSize',25);
saveas(fig_states, strcat(plot_dir,QR,'_setpoint_states_45deg.png'));
%% Plotting omega 1 setpoint
close all;
load('sim_11_ALL.mat')
QR = 'QR8';
label = {'x_d','x_0','x_d'};
set_pos1 = 2.175;
set_pos2 = 12.78;
set_pos3 = 150;
set_pos = [set_pos1,set_pos2,set_pos3];
up_y = 0.5; down_y = -1; minx =0; maxx = 20; % axis definition
fig_ctrl = figure('units','normalized','outerposition',[0 0 1 1]);
hold on
plot(meas_ctrl.time,meas_ctrl.signals.values)
xline(set_pos,'-',label)
xlim([minx maxx]);
title(strcat(QR,', 15degree set point, $\omega_{1}$, Real-time Output of Control signal $u = -K*(x-x_d)$'),'Interpreter','latex','Fontsize',25);
legend('$u_{control}$','Interpreter','latex');
xlabel('time [s]');ylabel('Voltage [V]');
saveas(fig_ctrl, strcat(plot_dir,QR,'_setpoint_control_omega1.png'));
fig_states = figure('units','normalized','outerposition',[0 0 1 1]);
subplot(4,1,1);hold on;
plot(meas_states.time, meas_states.signals.values(:,1));
xline(set_pos,'-',label);
title('Real-time Output of $\theta$ (equal to the state)','Interpreter','latex','Fontsize',15)
xlim([minx maxx]);xlabel('time [s]');ylabel('angle [rad]');
subplot(4,1,2);hold on;
xline(set_pos,'-',label);
plot(meas_states.time, meas_states.signals.values(:,2));
title('Real-time Output of $\alpha$ (equal to the state)','Interpreter','latex','Fontsize',15)
xlim([minx maxx]);xlabel('time [s]');ylabel('angle [rad]');
subplot(4,1,3);hold on;
xline(set_pos,'-',label);
plot(meas_states.time, meas_states.signals.values(:,3))
title('Real-time Output of $\dot{\theta}$ (equal to the state)','Interpreter','latex','Fontsize',15)
xlim([minx maxx]);xlabel('time [s]');ylabel('angular velocity [rad/s]');
subplot(4,1,4);hold on;
xline(set_pos,'-',label);
plot(meas_states.time, meas_states.signals.values(:,4))
title('Real-time Output of $\dot{\alpha}$ (equal to the state)','Interpreter','latex','Fontsize',15)
xlim([minx maxx]);xlabel('time [s]');ylabel('angular velocity [rad/s]');
sgtitle(strcat(QR,', 15degree set point, $\omega_{1}$, Real-time Output of the estimated state'),'Interpreter','latex','Fontsize',25);
saveas(fig_states, strcat(plot_dir,QR,'_setpoint_states_omega1.png'));
%% Plotting omega 1 disturbance
close all;
load('sim_11_ALL.mat')
QR = 'QR8';
label = {'Dist','Dist','Dist'};
set_pos1 = 30.245;
set_pos2 = 33.285;
set_pos3 = 35.475;
set_pos = [set_pos1,set_pos2,set_pos3];
up_y = 0.5; down_y = -1; minx =20; maxx = 40; % axis definition
fig_ctrl = figure('units','normalized','outerposition',[0 0 1 1]);
hold on
plot(meas_ctrl.time,meas_ctrl.signals.values)
xline(set_pos,'-',label)
xlim([minx maxx]);
title(strcat(QR,', Disturbance rejection, $\omega_{1}$, Real-time Output of Control signal $u = -K*(x-x_d)$'),'Interpreter','latex','Fontsize',25);
legend('$u_{control}$','Interpreter','latex');
xlabel('time [s]');ylabel('Voltage [V]');
saveas(fig_ctrl, strcat(plot_dir,QR,'_disturbance_control_omega1.png'));
fig_states = figure('units','normalized','outerposition',[0 0 1 1]);
subplot(4,1,1);hold on;
plot(meas_states.time, meas_states.signals.values(:,1));
xline(set_pos,'-',label);
title('Real-time Output of $\theta$ (equal to the state)','Interpreter','latex','Fontsize',15)
xlim([minx maxx]);xlabel('time [s]');ylabel('angle [rad]');
subplot(4,1,2);hold on;
xline(set_pos,'-',label);
plot(meas_states.time, meas_states.signals.values(:,2));
title('Real-time Output of $\alpha$ (equal to the state)','Interpreter','latex','Fontsize',15)
xlim([minx maxx]);xlabel('time [s]');ylabel('angle [rad]');
subplot(4,1,3);hold on;
xline(set_pos,'-',label);
plot(meas_states.time, meas_states.signals.values(:,3))
title('Real-time Output of $\dot{\theta}$ (equal to the state)','Interpreter','latex','Fontsize',15)
xlim([minx maxx]);xlabel('time [s]');ylabel('angular velocity [rad/s]');
subplot(4,1,4);hold on;
xline(set_pos,'-',label);
plot(meas_states.time, meas_states.signals.values(:,4))
title('Real-time Output of $\dot{\alpha}$ (equal to the state)','Interpreter','latex','FontSize',15)
xlim([minx maxx]);xlabel('time [s]');ylabel('angular velocity [rad/s]');
sgtitle(strcat(QR,', Disturbance rejection, $\omega_{1}$, Real-time Output of the estimated state'),'Interpreter','latex','Fontsize',25);
saveas(fig_states, strcat(plot_dir,QR,'_disturbance_states_omega1.png'));
%% Plotting omega 2 setpoint
close all;
load('sim_12_ALL.mat')
QR = 'QR8';
label = {'x_d','x_0','x_d'};
set_pos1 = 12.86;
set_pos2 = 2;
set_pos3 = 150;
set_pos = [set_pos1,set_pos2,set_pos3];
up_y = 0.5; down_y = -1; minx =5; maxx = 25; % axis definition
fig_ctrl = figure('units','normalized','outerposition',[0 0 1 1]);
hold on
plot(meas_ctrl.time,meas_ctrl.signals.values)
xline(set_pos,'-',label)
xlim([minx maxx]);
title(strcat(QR,', 15degree set point, Real-time Output of Control signal $u = -K*(x-x_d)$'),'Interpreter','latex','FontSize',25);
legend('$u_{control}$','Interpreter','latex');
xlabel('time [s]');ylabel('Voltage [V]');
saveas(fig_ctrl, strcat(plot_dir,QR,'_setpoint_control_omega2.png'));
fig_states = figure('units','normalized','outerposition',[0 0 1 1]);
subplot(4,1,1);hold on;
plot(meas_states.time, meas_states.signals.values(:,1));
xline(set_pos,'-',label);
title('Real-time Output of $\theta$ (equal to the state)','Interpreter','latex','FontSize',15)
xlim([minx maxx]);xlabel('time [s]');ylabel('angle [rad]');
subplot(4,1,2);hold on;
xline(set_pos,'-',label);
plot(meas_states.time, meas_states.signals.values(:,2));
title('Real-time Output of $\alpha$ (equal to the state)','Interpreter','latex','FontSize',15)
xlim([minx maxx]);xlabel('time [s]');ylabel('angle [rad]');
subplot(4,1,3);hold on;
xline(set_pos,'-',label);
plot(meas_states.time, meas_states.signals.values(:,3))
title('Real-time Output of $\dot{\theta}$ (equal to the state)','Interpreter','latex','FontSize',15)
xlim([minx maxx]);xlabel('time [s]');ylabel('angular velocity [rad/s]');
subplot(4,1,4);hold on;
xline(set_pos,'-',label);
plot(meas_states.time, meas_states.signals.values(:,4))
title('Real-time Output of $\dot{\alpha}$ (equal to the state)','Interpreter','latex','FontSize',15)
xlim([minx maxx]);xlabel('time [s]');ylabel('angular velocity [rad/s]');
sgtitle(strcat(QR,', 15degree set point, $\omega_{2}$, Real-time Output of the estimated state'),'Interpreter','latex','Fontsize',25);
saveas(fig_states, strcat(plot_dir,QR,'_setpoint_states_omega2.png'));
%% Plotting omega 2 disturbance
close all;
load('sim_12_ALL.mat')
QR = 'QR8';
label = {'Dist','Dist','Dist'};
set_pos1 = 30.55;
set_pos2 = 42.8;
set_pos3 = 60;
set_pos = [set_pos1,set_pos2,set_pos3];
up_y = 0.5; down_y = -1; minx =25; maxx = 50; % axis definition
fig_ctrl = figure('units','normalized','outerposition',[0 0 1 1]);
hold on
plot(meas_ctrl.time,meas_ctrl.signals.values)
xline(set_pos,'-',label)
xlim([minx maxx]);
title(strcat(QR,', Disturbance rejection, $\omega_{2}$, Real-time Output of Control signal $u = -K*(x-x_d)$'),'Interpreter','latex','FontSize',25);
legend('$u_{control}$','Interpreter','latex');
xlabel('time [s]');ylabel('Voltage [V]');
saveas(fig_ctrl, strcat(plot_dir,QR,'_disturbance_control_omega2.png'));
fig_states = figure('units','normalized','outerposition',[0 0 1 1]);
subplot(4,1,1);hold on;
plot(meas_states.time, meas_states.signals.values(:,1));
xline(set_pos,'-',label);
title('Real-time Output of $\theta$ (equal to the state)','Interpreter','latex','FontSize',15)
xlim([minx maxx]);xlabel('time [s]');ylabel('angle [rad]');
subplot(4,1,2);hold on;
xline(set_pos,'-',label);
plot(meas_states.time, meas_states.signals.values(:,2));
title('Real-time Output of $\alpha$ (equal to the state)','Interpreter','latex','FontSize',15)
xlim([minx maxx]);xlabel('time [s]');ylabel('angle [rad]');
subplot(4,1,3);hold on;
xline(set_pos,'-',label);
plot(meas_states.time, meas_states.signals.values(:,3))
title('Real-time Output of $\dot{\theta}$ (equal to the state)','Interpreter','latex','FontSize',15)
xlim([minx maxx]);xlabel('time [s]');ylabel('angular velocity [rad/s]');
subplot(4,1,4);hold on;
xline(set_pos,'-',label);
plot(meas_states.time, meas_states.signals.values(:,4))
title('Real-time Output of $\dot{\alpha}$ (equal to the state)','Interpreter','latex','FontSize',15)
xlim([minx maxx]);xlabel('time [s]');ylabel('angular velocity [rad/s]');
sgtitle(strcat(QR,', Disturbance rejection, $\omega_{2}$, Real-time Output of the estimated state'),'Interpreter','latex','FontSize',25);
saveas(fig_states, strcat(plot_dir,QR,'_disturbance_states_omega2.png'));
%% Plotting omega 3 setpoint
close all;
load('sim_13_ALL.mat')
QR = 'QR8';
label = {'x_d','x_0','x_d'};
set_pos1 = 34.66;
set_pos2 = 2;
set_pos3 = 150;
set_pos = [set_pos1,set_pos2,set_pos3];
up_y = 0.5; down_y = -1; minx =30; maxx = 40; % axis definition
fig_ctrl = figure('units','normalized','outerposition',[0 0 1 1]);
hold on
plot(meas_ctrl.time,meas_ctrl.signals.values)
xline(set_pos,'-',label)
xlim([minx maxx]);
title(strcat(QR,', 15degree set point, $\omega_{3}$, Real-time Output of Control signal $u = -K*(x-x_d)$'),'Interpreter','latex','FontSize',25);
legend('$u_{control}$','Interpreter','latex');
xlabel('time [s]');ylabel('Voltage [V]');
saveas(fig_ctrl, strcat(plot_dir,QR,'_setpoint_control_omega3.png'));
fig_states = figure('units','normalized','outerposition',[0 0 1 1]);
subplot(4,1,1);hold on;
plot(meas_states.time, meas_states.signals.values(:,1));
xline(set_pos,'-',label);
title('Real-time Output of $\theta$ (equal to the state)','Interpreter','latex','FontSize',15)
xlim([minx maxx]);xlabel('time [s]');ylabel('angle [rad]');
subplot(4,1,2);hold on;
xline(set_pos,'-',label);
plot(meas_states.time, meas_states.signals.values(:,2));
title('Real-time Output of $\alpha$ (equal to the state)','Interpreter','latex','FontSize',15)
xlim([minx maxx]);xlabel('time [s]');ylabel('angle [rad]');
subplot(4,1,3);hold on;
xline(set_pos,'-',label);
plot(meas_states.time, meas_states.signals.values(:,3))
title('Real-time Output of $\dot{\theta}$ (equal to the state)','Interpreter','latex','FontSize',15)
xlim([minx maxx]);xlabel('time [s]');ylabel('angular velocity [rad/s]');
subplot(4,1,4);hold on;
xline(set_pos,'-',label);
plot(meas_states.time, meas_states.signals.values(:,4))
title('Real-time Output of $\dot{\alpha}$ (equal to the state)','Interpreter','latex','FontSize',15)
xlim([minx maxx]);xlabel('time [s]');ylabel('angular velocity [rad/s]');
sgtitle(strcat(QR,', 15degree set point, $\omega_{3}$, Real-time Output of the estimated state'),'Interpreter','latex','FontSize',25);
saveas(fig_states, strcat(plot_dir,QR,'_setpoint_states_omega3.png'));
%% Plotting omega 3 disturbance
close all;
load('sim_13_ALL.mat')
QR = 'QR8';
label = {'Dist','Dist','Dist'};
set_pos1 = 61.745;
set_pos2 = 65.4;
set_pos3 = 80;
set_pos = [set_pos1,set_pos2,set_pos3];
up_y = 0.5; down_y = -1; minx =58; maxx = 67; % axis definition
fig_ctrl = figure('units','normalized','outerposition',[0 0 1 1]);
hold on
plot(meas_ctrl.time,meas_ctrl.signals.values)
xline(set_pos,'-',label)
xlim([minx maxx]);
title(strcat(QR,' Disturbance rejection $\omega_{3}$ Real-time Output of Control signal $u = -K*(x-x_d$)'),'Interpreter','latex','FontSize',25);
legend('$u_{control}$','Interpreter','latex');
xlabel('time [s]');ylabel('Voltage [V]');
saveas(fig_ctrl, strcat(plot_dir,QR,'_disturbance_control_omega3.png'));
fig_states = figure('units','normalized','outerposition',[0 0 1 1]);
subplot(4,1,1);hold on;
plot(meas_states.time, meas_states.signals.values(:,1));
xline(set_pos,'-',label);
title('Real-time Output of $\theta$ (equal to the state)','Interpreter','latex','FontSize',15)
xlim([minx maxx]);xlabel('time [s]');ylabel('angle [rad]');
subplot(4,1,2);hold on;
xline(set_pos,'-',label);
plot(meas_states.time, meas_states.signals.values(:,2));
title('Real-time Output of $\alpha$ (equal to the state)','Interpreter','latex','FontSize',15)
xlim([minx maxx]);xlabel('time [s]');ylabel('angle [rad]');
subplot(4,1,3);hold on;
xline(set_pos,'-',label);
plot(meas_states.time, meas_states.signals.values(:,3))
title('Real-time Output of $\dot{\theta}$ (equal to the state)','Interpreter','latex','FontSize',15)
xlim([minx maxx]);xlabel('time [s]');ylabel('angular velocity [rad/s]');
subplot(4,1,4);hold on;
xline(set_pos,'-',label);
plot(meas_states.time, meas_states.signals.values(:,4))
title('Real-time Output of $\dot{\alpha}$ (equal to the state)','Interpreter','latex','FontSize',15)
xlim([minx maxx]);xlabel('time [s]');ylabel('angular velocity [rad/s]');
sgtitle(strcat(QR,' Disturbance rejection $\omega_{3}$ Real-time Output of the estimated state'),'Interpreter','latex','FontSize',25);
saveas(fig_states, strcat(plot_dir,QR,'_disturbance_states_omega3.png'));
